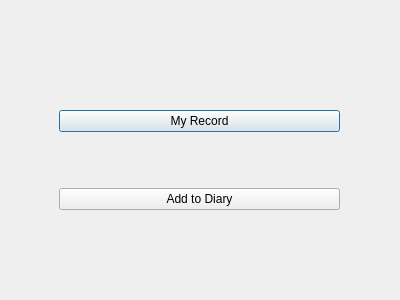
<?xml version="1.0" encoding="UTF-8"?>
<ui version="4.0">
 <class>PatientUiTwo</class>
 <widget class="QDialog" name="PatientUiTwo">
  <property name="geometry">
   <rect>
    <x>0</x>
    <y>0</y>
    <width>400</width>
    <height>300</height>
   </rect>
  </property>
  <property name="windowTitle">
   <string>Dialog</string>
  </property>
  <widget class="QWidget" name="verticalLayoutWidget">
   <property name="geometry">
    <rect>
     <x>59</x>
     <y>60</y>
     <width>281</width>
     <height>201</height>
    </rect>
   </property>
   <layout class="QVBoxLayout" name="verticalLayout">
    <item>
     <widget class="QPushButton" name="pushButton">
      <property name="text">
       <string>My Record</string>
      </property>
     </widget>
    </item>
    <item>
     <widget class="QPushButton" name="pushButton_2">
      <property name="text">
       <string>Add to Diary</string>
      </property>
     </widget>
    </item>
   </layout>
  </widget>
 </widget>
 <resources/>
 <connections/>
</ui>
